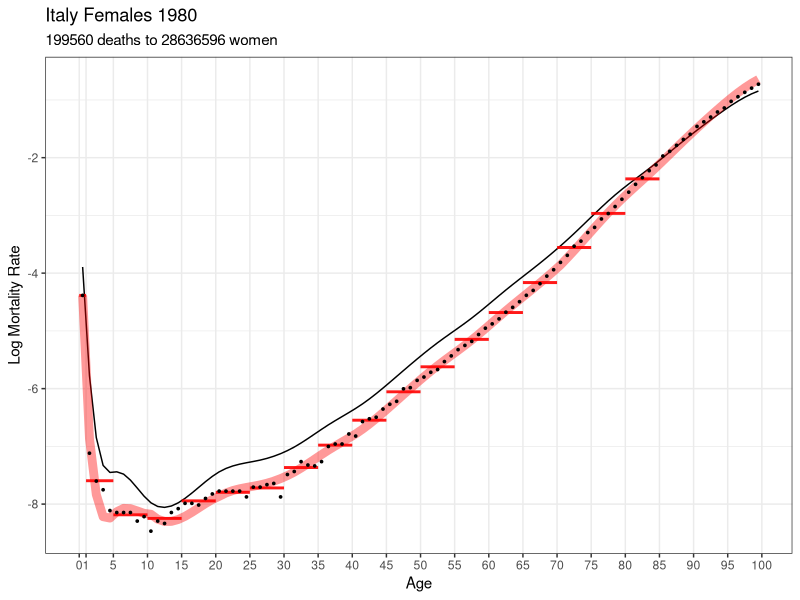
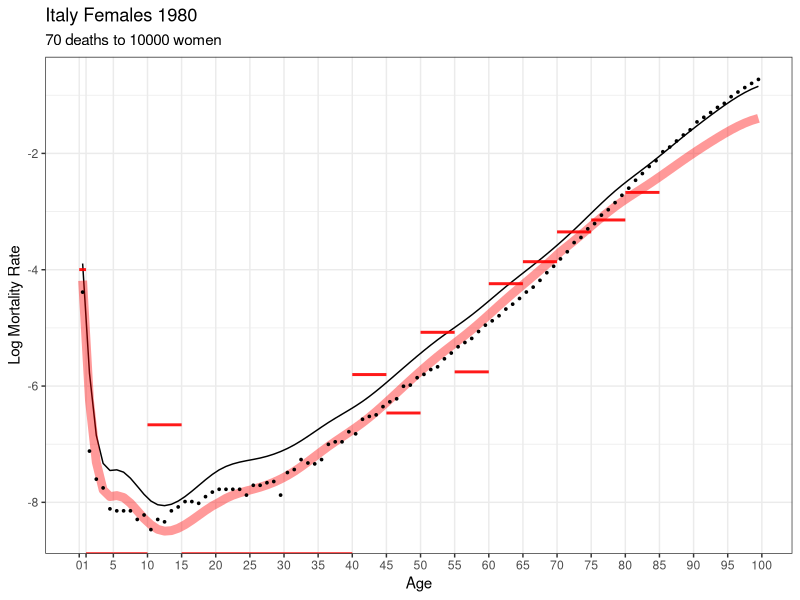
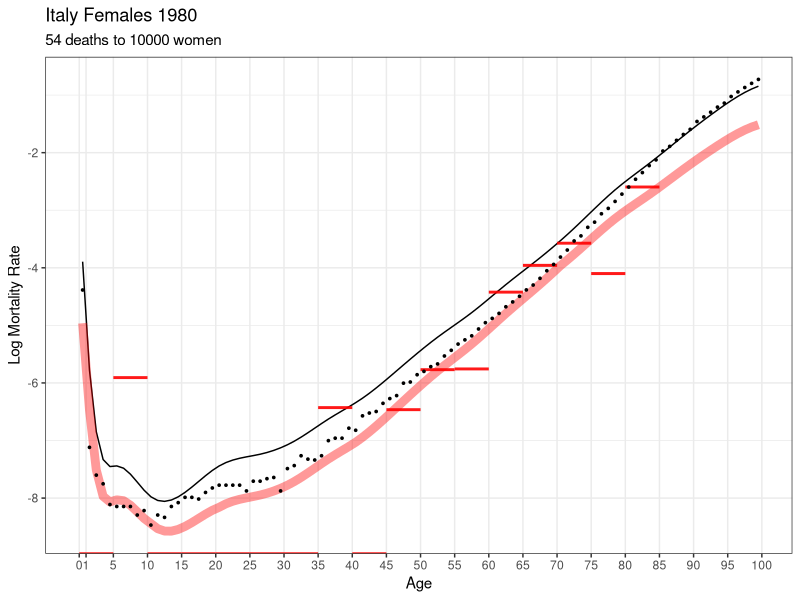
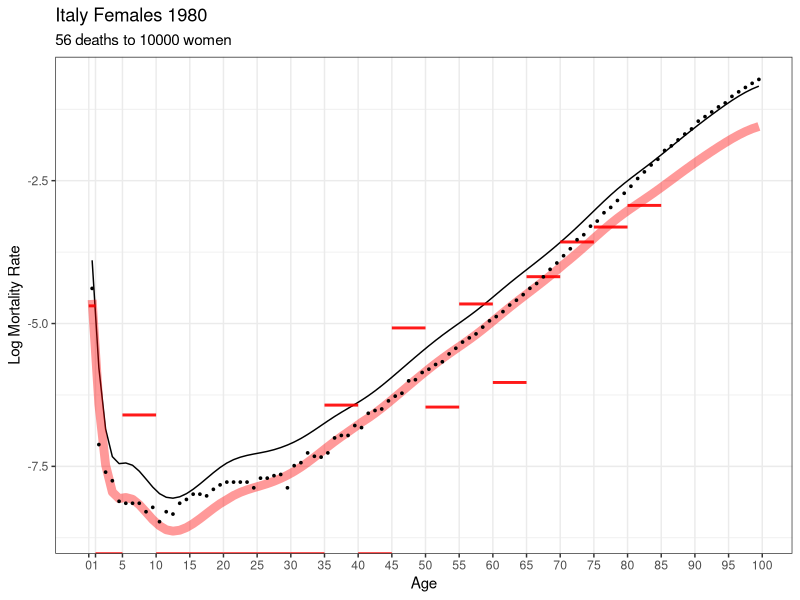
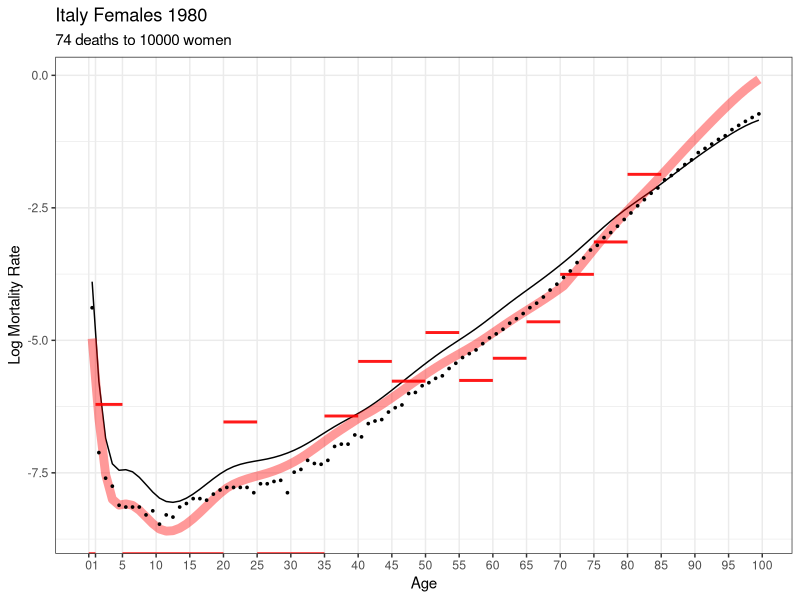
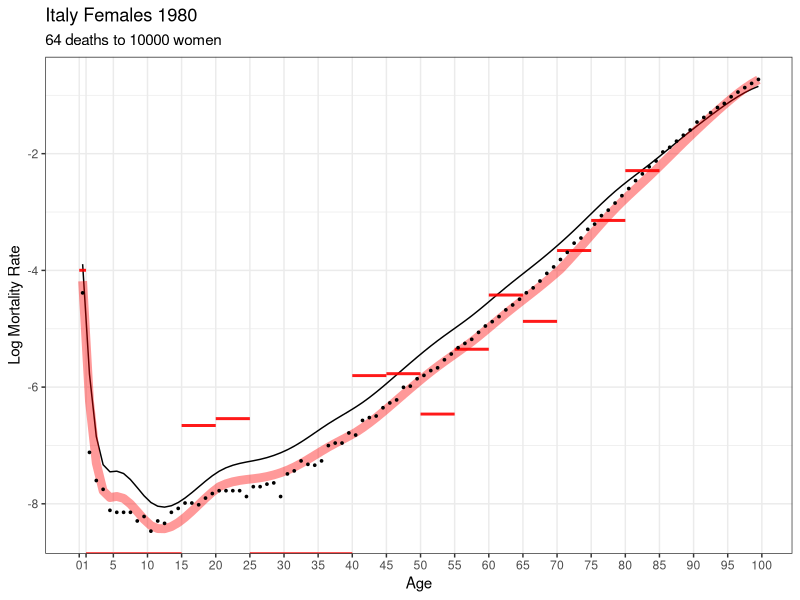
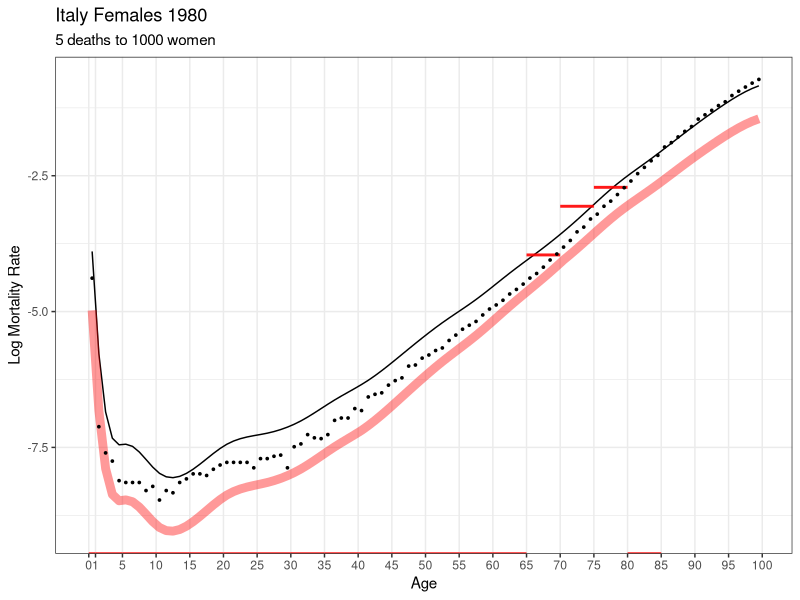
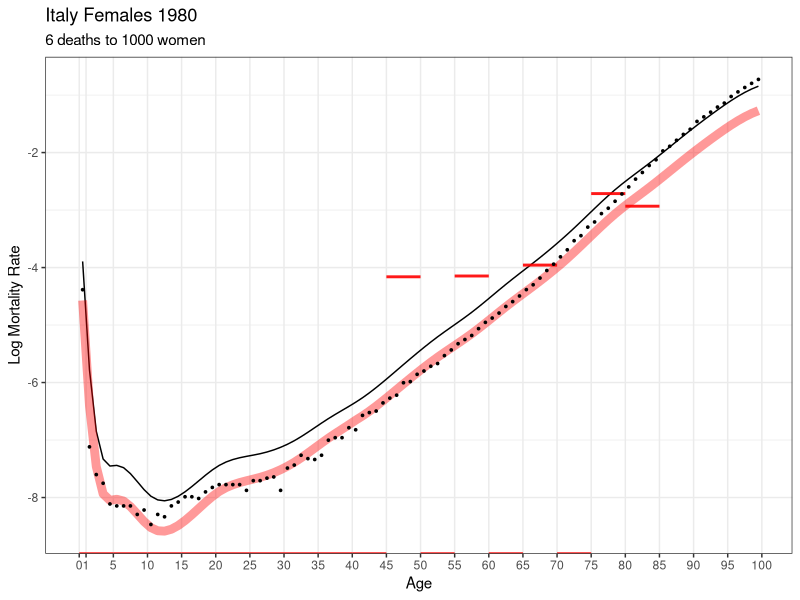

Write the R code that produced these figures, in order.
## ---- chunk 1
knitr::opts_chunk$set(echo = TRUE)
## ---- chunk 2
library(tidyverse, quietly = TRUE)
library(splines, quietly = TRUE)
## ---- chunk 3
## Italian female 1980 HMD data for age groups

L = c(0,1,seq(5,80,5))
U = c(tail(L,-1),85)

N = c(312106.85, 1423566.3, 2105814.63, 2249555.41, 2230885.74, 1983157.8, 
1874479.58, 1989351.99, 1772133.73, 1896866.51, 1836597.36, 1834496.64, 
1811178.38, 1192763.85, 1498384.03, 1223810.9, 863725.92, 537720.77)

D = c(3889, 716, 587, 589, 791, 816, 832, 1257, 1651, 2721, 4310, 
6636, 10536, 11043, 23312, 34945, 44537, 50392)
  
## save the real data in "big" versions -- useful for sampling later
bigD = D
bigN = N 

## standard schedule is (arbitrarily) the 1959 period schedule 
## for Canadian females at ages 0,1,...,99 
## these are the log mortality rates
std = c(-3.8933, -5.7776, -6.8474, -7.3298, -7.4519, -7.4408, -7.4807, 
-7.5845, -7.7219, -7.8628, -7.9771, -8.041, -8.0568, -8.0329, 
-7.9779, -7.9005, -7.8088, -7.7101, -7.6113, -7.5195, -7.4415, 
-7.3823, -7.3393, -7.308, -7.2837, -7.2619, -7.238, -7.2082, 
-7.1712, -7.1264, -7.0735, -7.0118, -6.9414, -6.8648, -6.7849, 
-6.7047, -6.6272, -6.5544, -6.4845, -6.4147, -6.3423, -6.2645, 
-6.1791, -6.0872, -5.9904, -5.8903, -5.7887, -5.6869, -5.586, 
-5.4866, -5.3895, -5.2953, -5.2049, -5.1186, -5.0347, -4.9513, 
-4.8664, -4.778, -4.6847, -4.5877, -4.4887, -4.3895, -4.2918, 
-4.1969, -4.1041, -4.0122, -3.9199, -3.8261, -3.7296, -3.6303, 
-3.5278, -3.4221, -3.3129, -3.2004, -3.0861, -2.9716, -2.8589, 
-2.7497, -2.6458, -2.5482, -2.4556, -2.3659, -2.2771, -2.187, 
-2.0942, -1.9991, -1.9028, -1.8062, -1.7105, -1.6164, -1.5242, 
-1.434, -1.3458, -1.2596, -1.1758, -1.0958, -1.0212, -0.9535, 
-0.8944, -0.8454)

## single-year log mortality rates from HMD
## these are the targets for TOPALS estimation
ITA_HMD_logmx = 
  c(-4.3852, -7.1185, -7.6009, -7.7517, -8.1117, -8.1456, -8.1456, 
-8.1456, -8.294, -8.2171, -8.4684, -8.294, -8.3349, -8.1456, 
-8.0789, -7.9866, -7.9866, -8.0164, -7.902, -7.824, -7.7753, 
-7.7753, -7.7753, -7.7753, -7.8753, -7.7063, -7.7063, -7.6628, 
-7.6417, -7.8753, -7.4876, -7.4354, -7.2644, -7.3233, -7.3385, 
-7.2644, -7.0021, -6.959, -6.959, -6.7855, -6.8216, -6.5713, 
-6.5225, -6.4956, -6.3539, -6.2712, -6.2196, -6.0035, -5.9835, 
-5.8569, -5.7992, -5.7169, -5.6694, -5.5315, -5.433, -5.3247, 
-5.2514, -5.1814, -5.0625, -4.9533, -4.8783, -4.7915, -4.6767, 
-4.5923, -4.4945, -4.3836, -4.2992, -4.1825, -4.0513, -3.9409, 
-3.8135, -3.6913, -3.5332, -3.4455, -3.2966, -3.2069, -3.0614, 
-2.9677, -2.8466, -2.7201, -2.5974, -2.4617, -2.3462, -2.2249, 
-2.1253, -1.9713, -1.8905, -1.7861, -1.6842, -1.5945, -1.4583, 
-1.3792, -1.297, -1.2087, -1.1393, -1.0245, -0.9444, -0.8681, 
-0.7958, -0.7276)


## single-year ages for TOPALS schedule
age = 0:99
knot_positions = c(0,1,10,20,40,70)

## B is an Ax7 matrix. Each column is a linear B-spline basis function
B      = bs( age, knots=knot_positions, degree=1 )
K = ncol(B) 

## penalty
D1 = diff( diag(K), diff=1)
P  = 2 * crossprod(D1)

## weighting matrix W
A = length(age) # number of single-year ages
G = length(L)   # number of age groups

W = matrix(0, nrow=G, ncol=A, dimnames=list(L,age))

W['0','0'] = 1
W['1',2:5] = 0.25
for (i in 3:G) W[i, 5*(i-2)+1:5] = 0.2

## ---- chunk 4

next_alpha = function(alpha, D, N) {
  mu = as.vector( exp( std + B %*% alpha))
  M  = as.vector( W %*% mu)
  
  Dhat = N * M
  
  X = W %*% diag(mu) %*% B
  A = diag(N/M)
  
  y = (D-Dhat)/N + X %*% alpha
  
  updated_alpha = solve( t(X) %*% A %*% X + P, t(X) %*% A %*% y)
  return(updated_alpha)
}


## (preliminary & rudimentary) function to fit and plot a TOPALS schedule

fit_TOPALS = function(D,N) {

 alpha = matrix(NA,K,6, dimnames=list(c(knot_positions,99), paste0('iter',0:5)))

 alpha[,1] = rep(0,K)

 for (i in 2:ncol(alpha)) {
   alpha[,i] = next_alpha( alpha[,i-1], D, N)
 } 


 round( alpha,4)
 
 ## plot the data, true rates, and PIRLS fit
 
 df_grouped = data.frame(
                L = L,
                U = U,
                N = N,
                D = D
               ) %>%
          mutate(logmx_obs = log(D/N))
              
 
 df_single  = data.frame(
                  age=age+.50,
                  std = std,
                  logmx_true = ITA_HMD_logmx,
                  logmx_fit  = std + B %*% alpha[,6]
               )

this_plot =
  ggplot(data = df_single, aes(x=age,y=logmx_true)) +
      geom_line(aes(x=age,y=std), color='black', lwd=0.5) +
      geom_line(aes(x=age,y=logmx_fit), color='red', lwd=3, alpha=.40) +
      geom_segment(data=df_grouped,aes(x=L,xend=U,
                                       y=logmx_obs,
                                       yend=logmx_obs),
                   color='red',lwd=1, alpha=.90) +
         geom_point(size=0.60) +
      labs(x='Age',y='Log Mortality Rate',
           title='Italy Females 1980',
           subtitle = paste(sum(D),'deaths to',round(sum(N)),'women')) +
      scale_x_continuous(breaks=c(0,1,seq(5,100,5)),minor_breaks = NULL) +
      theme_bw()

  print(this_plot)
  return(NULL)  # temporary -- will want detailed output
}

fit_TOPALS(bigD,bigN)

## ---- chunk 5

for (i in 1:5) {  
  ## simulate a small population    
    target_pop = 10000
    N = bigN * target_pop/sum(bigN)
    D = rpois(length(N), N* bigD/bigN)
    
    fit_TOPALS(D,N)
}
## ---- chunk 6
for (i in 1:5) {  
  ## simulate a small population    
    target_pop = 1000
    N = bigN * target_pop/sum(bigN)
    D = rpois(length(N), N* bigD/bigN)
    
    fit_TOPALS(D,N)
}
